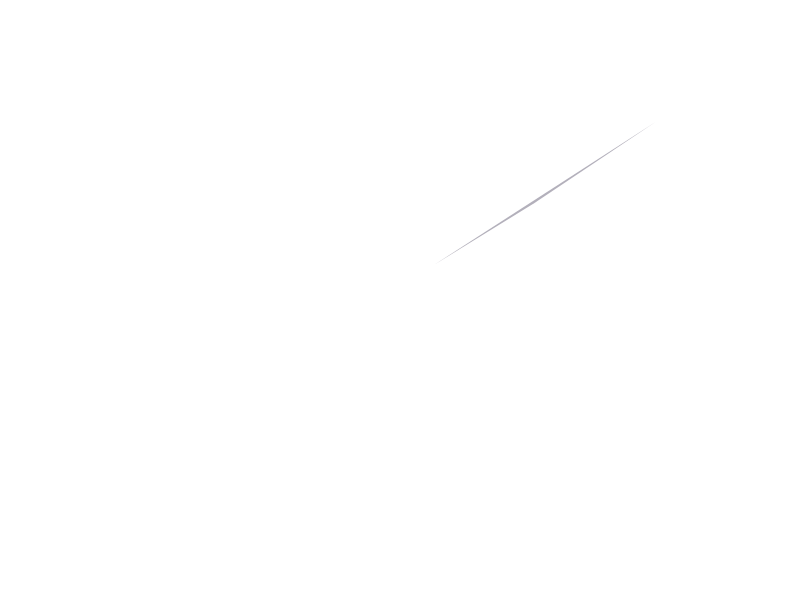
Frame 1 (no input)
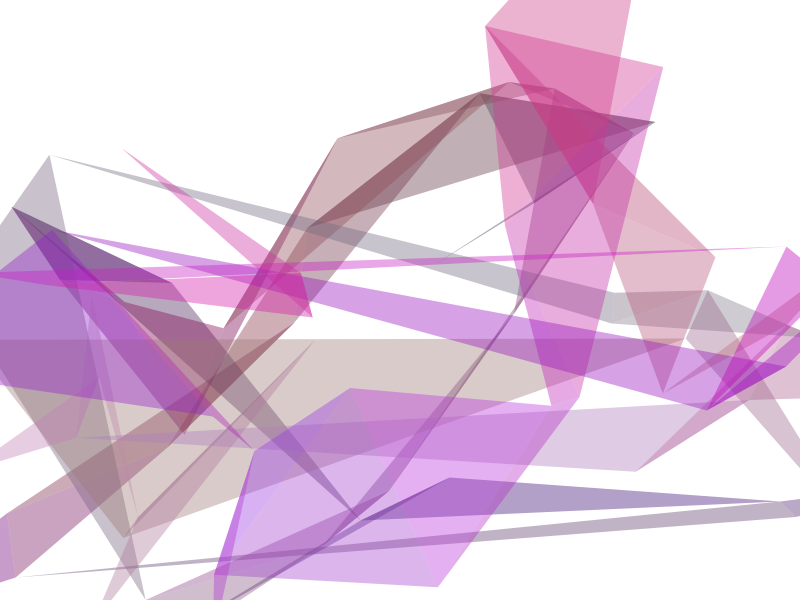
Frame 60 (no input)
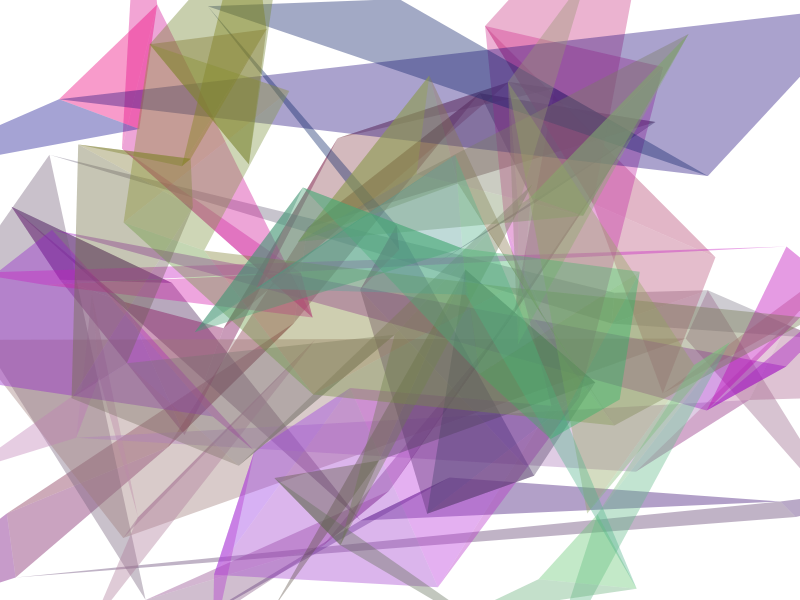
Frame 120 (the mouse pressed at the canvas centre since frame 60)

The p5.js sketch that drew these frames (run headless with seeded random() and noise() and a simulated clock; from frame 60 on, the mouse is pressed at the canvas centre):

// p5.js sketch
// ── sketch.js
//author: Natalie Black :)
var x1,x2,x3,y1,y2,y3;
var r;
var red, green, blue;
var crange;

function setup() {
  noStroke();
  createCanvas(displayWidth, displayHeight);
  frameRate(30);
  r = 200;
  x1 = random(width*0.4,width*0.6);
  y1 = random(height*0.4,height*0.6);
  x2 = x1 + random(-r,r);
  y2 = y1 + random(-r,r);
  x3 = x2 + random(-r,r);
  y3 = y2 + random(-r,r);
  crange = 25;
  red = random(255);
  green = random(255);
  blue = random(255);
}

function draw() {
  red = red + random(-crange, crange);
  if(red > 255 || red < 0){
    red = random(255);
  }
  if(green > 255 || green < 0){
    green = random(255);
  }
  if(blue > 255 || blue < 0){
    blue = random(255);
  }
  green = green + random(-crange, crange);
  blue = blue + random(-crange, crange);
  fill(red, green, blue, 100);
  triangle(x1,y1,x2,y2,x3,y3);
  x1 = x2;
  y1 = y2;
  x1 = keepOnBoardX(x1);
  y1 = keepOnBoardY(y1);
  x2 = x3;
  y2 = y3;
  x2 = keepOnBoardX(x2);
  y2 = keepOnBoardY(y2);
  x3 = x2 + random(-r,r);
  y3 = y2 + random(-r,r);
}

function keepOnBoardX(x) {
  if(x < 0 || x > width) {
    return random(width);
  }else {
    return x;
  }
}

function keepOnBoardY(y) {
  if(y < 0 || y > height) {
    return random(height);
  }else {
    return y;
  }
}
